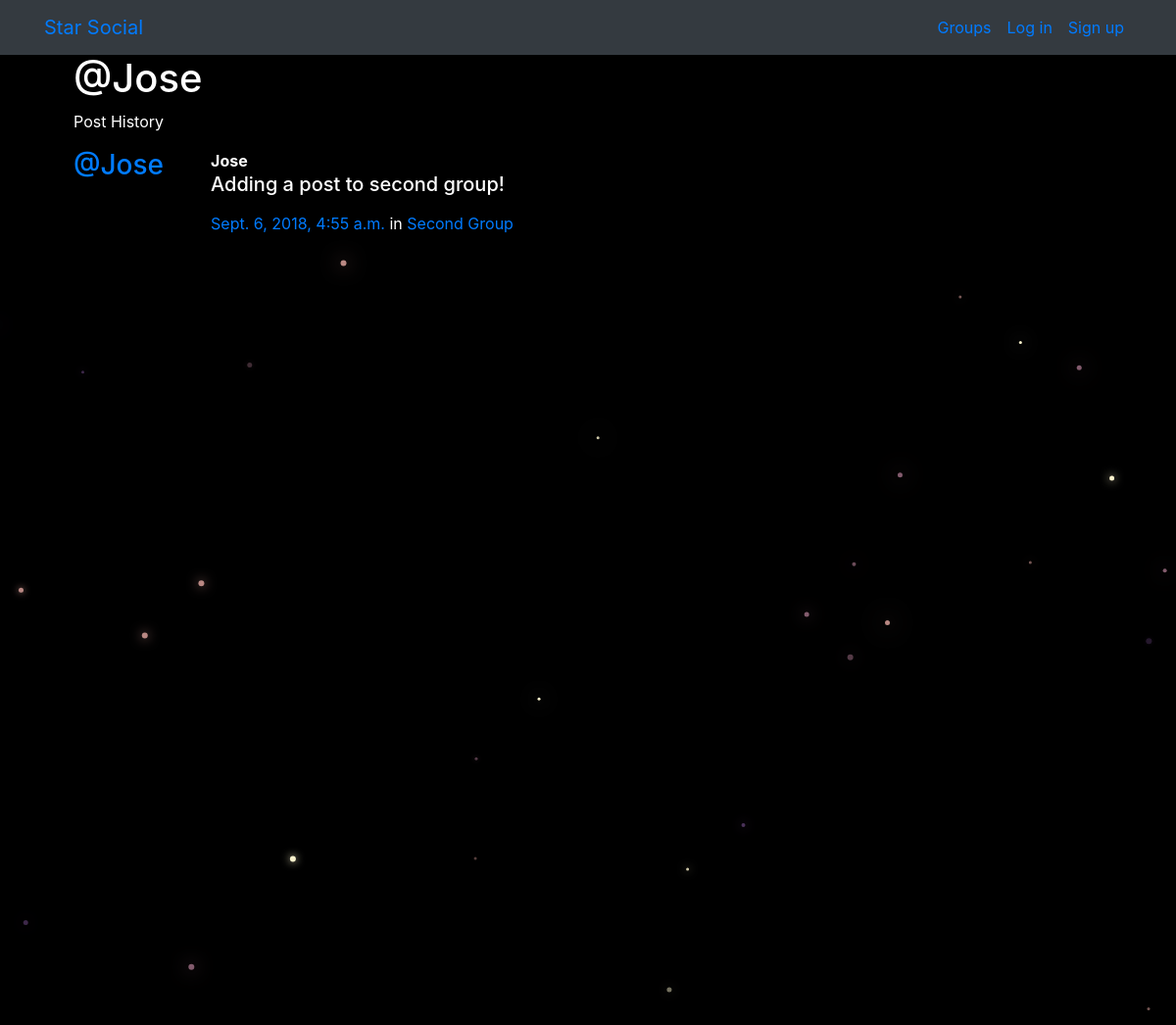
Screenshot of /posts/by/Jose/ with the database file from the repository.
### posts/models.py (models this page shows, shortened)
class Post(models.Model):
    user = models.ForeignKey(User, related_name="posts",on_delete=models.CASCADE)
    created_at = models.DateTimeField(auto_now=True)
    message = models.TextField()
    message_html = models.TextField(editable=False)
    group = models.ForeignKey(Group, related_name="posts",null=True, blank=True,on_delete=models.CASCADE)
    class Meta:
        ordering = ["-created_at"]
        unique_together = ["user", "message"]

### groups/models.py (models this page shows, shortened)
class Group(models.Model):
    name = models.CharField(max_length=255, unique=True)
    slug = models.SlugField(allow_unicode=True, unique=True)
    description = models.TextField(blank=True, default='')
    description_html = models.TextField(editable=False, default='', blank=True)
    members = models.ManyToManyField(User,through="GroupMember")
    class Meta:
        ordering = ["name"]

### posts/views.py (the view)
# urls.py: path("by/<username>/",views.UserPosts.as_view(),name="for_user"),
class UserPosts(generic.ListView):
    model = models.Post
    template_name = "posts/user_post_list.html"
    def get_queryset(self):
        try:
            self.post_user = User.objects.prefetch_related("posts").get(
                username__iexact=self.kwargs.get("username")
            )
        except User.DoesNotExist:
            raise Http404
        else:
            return self.post_user.posts.all()
    def get_context_data(self, **kwargs):
        context = super().get_context_data(**kwargs)
        context["post_user"] = self.post_user
        return context

### posts/templates/posts/user_post_list.html
{% extends "posts/post_base.html" %}
{% block prepost %}
<div class="col-md-4">
	<h1>@{{ post_user.username }}</h1>
	<p>Post History</p>
</div>
{% endblock %}
{% block post_content %}
<div class="col-md-8">
	{% for post in post_list %}
		{% include "posts/_post.html" %}
	{% endfor %}
</div>
{% endblock %}

### posts/templates/posts/_post.html (shortened to what this page needs)
<div class="media">
	<h3 class="mr-5"><a href="{% url 'posts:for_user' username=post.user.username %}">@{{ post.user.username }}</a></h3>
	<div class="media-body">
		<strong>{{ post.user.username }}</strong>
		<h5>{{ post.message_html|safe }}</h5>
			<time class="time"><a href="{% url 'posts:single' username=post.user.username pk=post.pk %}">{{ post.created_at }}</a></time>
			{% if post.group %}
			<span class="group-name">in <a href="#">{{ post.group.name }}</a></span>
			{% endif %}
	</div>
</div>

### static/simplesocial/css/master.css (style rules this page uses)
body { margin: 0; overflow: hidden; background-color: black; color:white; }

### rows the page displays
Post: user.username "Jose", message_html "Adding a post to second group!", created_at "Sept. 6, 2018, 4:55 a.m.", group.name "Second Group"

### other values shown
{{ post_user.username }} "Jose"
